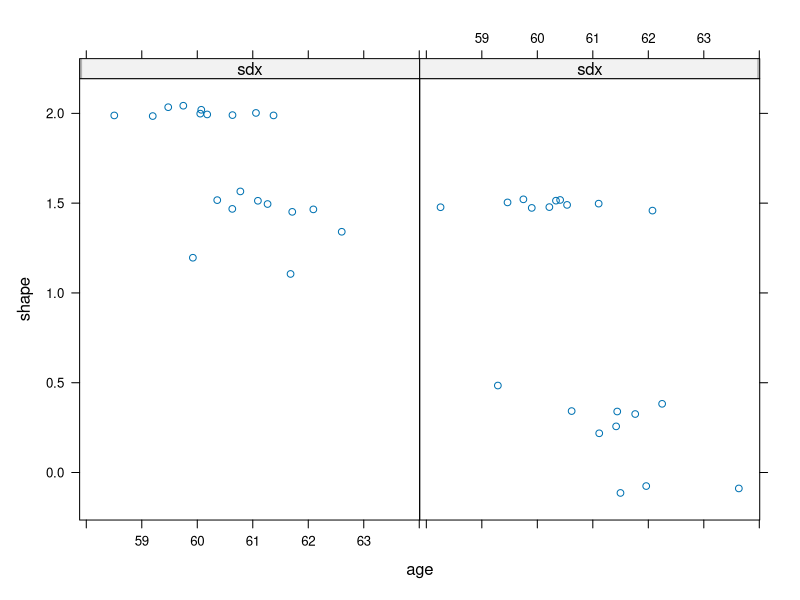

Recreate this plot in R. (Note: this script raises an error after producing the figure.)
library(lme4);library(lattice); library(nlme);
icepts<-c(2.00,1.5)          # base starting points.  group 2 is 'atrophied'
slopes<-c(-0.5,-1.0)         # simulated slope in group1,2
                              # leads to a significant age | ids interaction 
noise<-c(0.02,0.02)           # allow different noise levels
epsval<-mean(abs(slopes))*0.05 # epsilon error to add to lines
subjids<-as.character(round(seq(0.66666666,20.5,by=0.3333333001)))
tps<-2
subjids<-as.character(round(seq(0.500001,20.5,by=0.500001)))
nsubjects<-length( unique( subjids ))
dx<-c(rep(1,nsubjects/2*tps),rep(2,nsubjects/2*tps))
g1n<-sum( dx == 1 )/tps
g2n<-sum( dx == 2 )/tps
baselineinds<-seq(1,nsubjects*tps,by=tps)
if ( ! exists("resimulate") ) resimulate<-TRUE
if ( resimulate )
  {
  age<-rnorm( nsubjects*tps ) + 60
  age[baselineinds+1]<-age[baselineinds]+abs(rnorm( nsubjects ))*0.25+1
  if ( tps > 2 ) age[baselineinds+2]<-age[baselineinds+1]+abs(rnorm( nsubjects ))*0.25+1
  jacobiandata<-rep(NA,length(subjids))
  wh<-( dx[baselineinds] == 1 )
  addnoise<-rnorm( g1n )
  jacobiandata[baselineinds][ wh ]<-rep( icepts[1] , g1n ) + addnoise * noise[1]
  x<-age[baselineinds+1][ wh ]-age[baselineinds][ wh ]
  b<-jacobiandata[baselineinds][ wh ]+ rnorm( length(x) )*epsval
  m<-slopes[1]
  jacobiandata[baselineinds+1][ wh ]<- m * x + b + rnorm( length(x) )*epsval
  if ( tps >  2 ) {
    x<-age[baselineinds+2][ wh ]-age[baselineinds][ wh ]
    jacobiandata[baselineinds+2][ wh ]<- m * x + b + rnorm( length(x) )*epsval
  }
  # group 2
  wh<-( dx[baselineinds] == 2 )  # new intercept # noise is difft1
  addnoise<-rnorm( g2n )
  jacobiandata[baselineinds][ wh ]<-rep( icepts[2] , g2n ) + addnoise * noise[2] 
  b<-jacobiandata[baselineinds][ wh ]+ rnorm( length(x) )*epsval
  m<-slopes[2] # new slope
  x<-age[baselineinds+1][ wh ]-age[baselineinds][ wh ] 
  jacobiandata[baselineinds+1][ wh ]<- m * x + b + rnorm( length(x) )*epsval
  if ( tps >  2 ) {
    x<-age[baselineinds+2][ wh ]-age[baselineinds][ wh ] 
    jacobiandata[baselineinds+2][ wh ]<- m * x + b + rnorm( length(x) )*epsval
    outputslopes<-rep(NA,nsubjects) ; ct<-1
    for ( id in unique( subjids ) ) {
      outputslopes[ct]<-summary( lm( jacobiandata[ subjids == id ] ~ age[ subjids == id ] ))$coeff[2,1]
      ct<-ct+1
      }
    }
  }
# data is done now
# detach(mydata)
mydata<-data.frame( ids=subjids, sdx=dx , shape=jacobiandata , age=age , dummy=rnorm(length(subjids)))
#print( t.test(mydata$shape[ dx==1 ], mydata$shape[dx==2] ) )
n1<-nsubjects/2 ; n2<-n1+1
xyplot( shape ~ age | sdx ,col.line="black",data=mydata)
fm1<-lmer( shape ~ age + ( age | ids ) + ( 1 | ids ), data = mydata )
fm2<-lmer( shape ~ age + ( age | ids ) + ( 1 | ids ) + (age:dx), data = mydata )
if (tps==2) {
  print( anova(fm1,fm2) )
}
t1<-age[baselineinds]
t2<-age[baselineinds+1]
dtime<-t2-t1
dxb<-dx[baselineinds]
lm1<-lm( shape[baselineinds+1] ~ shape[baselineinds] + dtime   , data = mydata  ) 
lm2<-lm( shape[baselineinds+1] ~ shape[baselineinds] + dtime + dtime:dxb, data = mydata )
lm3<-lm( shape[baselineinds+1] ~ shape[baselineinds] + dtime*dxb + t1, data = mydata )
if ( tps > 2 ) {
  lm1<-lm( outputslopes ~ shape[baselineinds] + dtime + t1     , data = mydata  ) 
  lm2<-lm( outputslopes ~ shape[baselineinds] +  t1 + dtime *dxb, data = mydata )
}
print( paste( "Standard:",anova(lm1,lm2)$Pr[2] ," Mixed",anova(fm1,fm2)$Pr[2]  ))
#stop("a")
refval<-anova(fm1,fm2)$BIC[2]
# now do some permutation
simct<-0
#for ( sim in 1:1000 )
#  {
#  pdx<-sample( dx )
#  pfm2<-lmer( shape ~ age+ (  age | ids ) + ( age | pdx ), data = mydata )
#  val<-anova(fm1,pfm2)$BIC[2]
#  if ( val < refval ) { simct<-simct+1 }
#  if ( sim %% 10 == 0 )  print( simct/ sim )
#  }
#print( simct/ 1000 )
# fm3 <- update( fm1 , . ~ . + dx , verbose = F)
# print( anova(fm1,fm3) )


# hack if convergence fails ...
# .Call("mer_optimize", fm1, PACKAGE = "lme4")
# for( i in 1:3 ) .Call("mer_optimize", fm2, PACKAGE = "lme4")

# http://stackoverflow.com/questions/9447329/how-to-plot-the-results-of-a-mixed-model

